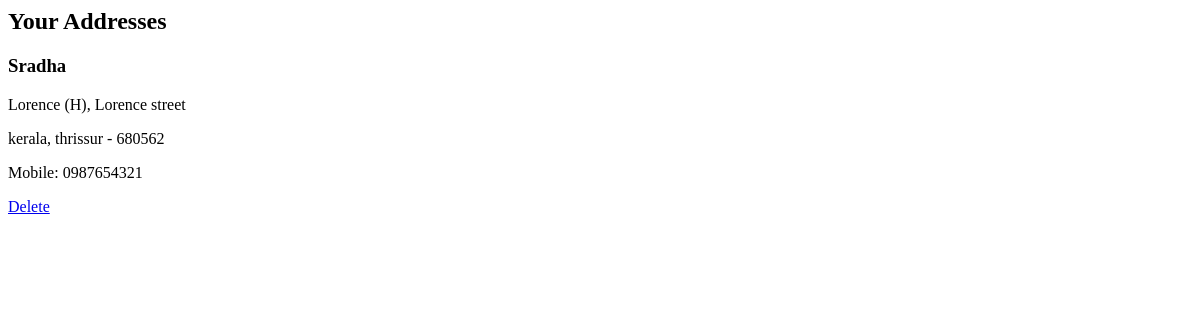
Page /view_address (signed in) on the earlier database version.
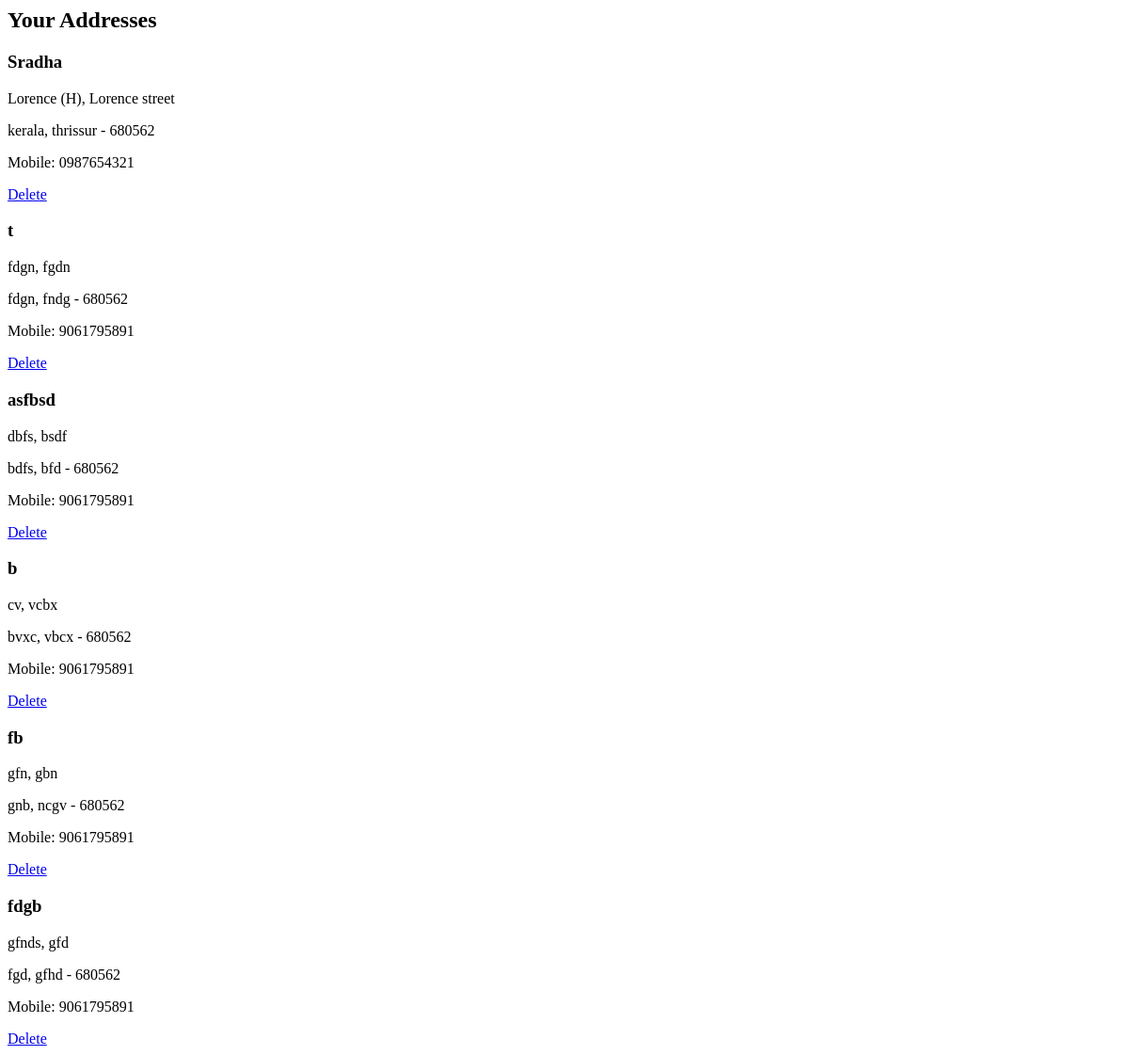
Same page on the later database version.
### app/models.py (models this page shows, shortened)
class Address(models.Model):
    user = models.ForeignKey(User, on_delete=models.CASCADE, null=True, blank=True)
    name = models.CharField(max_length=100)
    building_no = models.CharField(max_length=100)
    street = models.CharField(max_length=255)
    state = models.CharField(max_length=100)
    district = models.CharField(max_length=100)
    pincode = models.IntegerField()
    mobile_no = models.CharField(max_length=15)

### app/views.py (the view)
# urls.py: path('view_address', views.view_address, name='view_address'),
@login_required
def view_address(request):
    categories = Category.objects.all()
    addresses = Address.objects.filter(user=request.user)
    return render(request, 'user/view_address.html', {'addresses': addresses,'categories': categories})

### templates/user/view_address.html
<h2>Your Addresses</h2>
{% for address in addresses %}
    <div class="address-card">
        <h3>{{ address.name }}</h3>
        <p>{{ address.building_no }}, {{ address.street }}</p>
        <p>{{ address.state }}, {{ address.district }} - {{ address.pincode }}</p>
        <p>Mobile: {{ address.mobile_no }}</p>
        <a href="{% url 'delete_address' address.id %}">Delete</a>
    </div>
{% empty %}
    <p>No addresses found. Please add an address.</p>
{% endfor %}

Differences in the rows shown:
added Address: name "t", building_no "fdgn", street "fgdn", state "fdgn", district "fndg", pincode "680562", mobile_no "9061795891"
added Address: name "asfbsd", building_no "dbfs", street "bsdf", state "bdfs", district "bfd", pincode "680562", mobile_no "9061795891"
added Address: name "b", building_no "cv", street "vcbx", state "bvxc", district "vbcx", pincode "680562", mobile_no "9061795891"
added Address: name "fb", building_no "gfn", street "gbn", state "gnb", district "ncgv", pincode "680562", mobile_no "9061795891"
added Address: name "fdgb", building_no "gfnds", street "gfd", state "fgd", district "gfhd", pincode "680562", mobile_no "9061795891"
